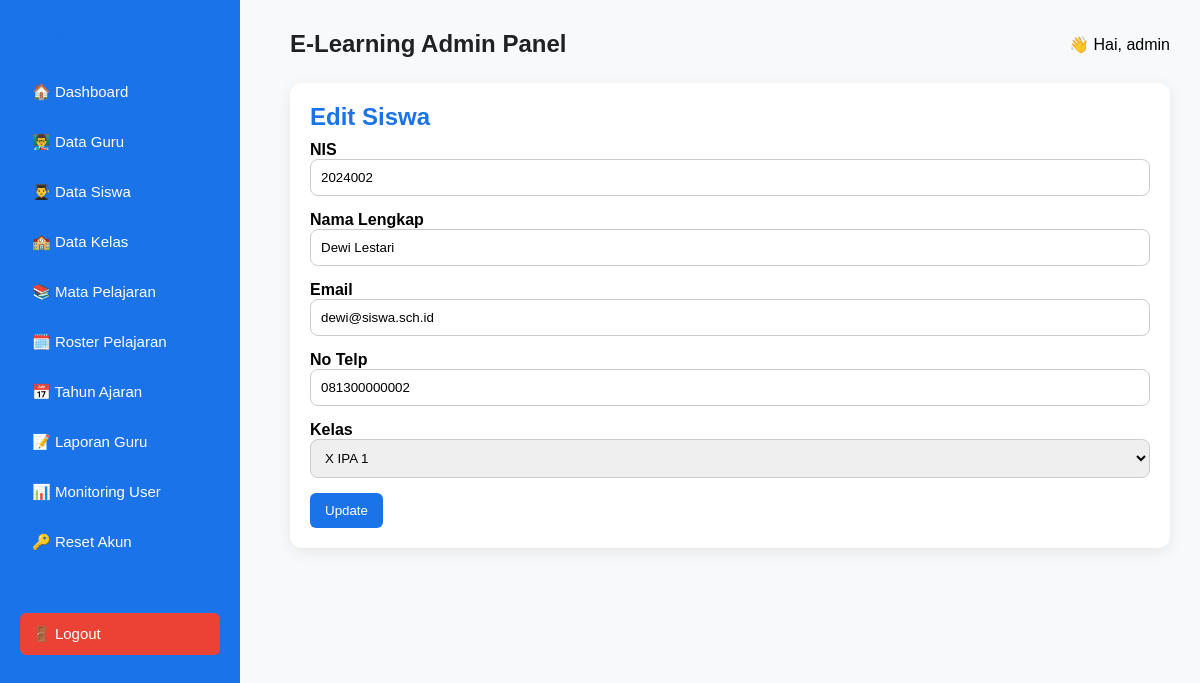
The page /views/admin/siswa_edit.php?id=2 (signed in) on the database its author committed.
### tables this page shows
CREATE TABLE `siswa` (
  `id` int(11) NOT NULL,
  `nis` varchar(20) NOT NULL,
  `nama_lengkap` varchar(100) NOT NULL,
  `email` varchar(100) DEFAULT NULL,
  `no_telp` varchar(15) DEFAULT NULL,
  `id_kelas` int(11) NOT NULL
);

### views/admin/siswa_edit.php (the view, shortened to what this page needs)
<?php
include "../../config.php";
$id = $_GET['id'];
$d = mysqli_fetch_assoc(mysqli_query($conn,
    "SELECT * FROM siswa WHERE id='$id'"
));
?>
<!DOCTYPE html>
<html>
<head>
<link rel="stylesheet" href="../../assets/css/style.css">
</head>
<body>
<?php include "sidebar.php"; ?>
<div class="content">
<?php include "header.php"; ?>
<div class="card">
    <h2>Edit Siswa</h2>
    <form action="siswa_edit_process.php" method="POST">
        <label>NIS</label>
        <input type="text" name="nis" value="<?= $d['nis']; ?>" required>
        <label>Nama Lengkap</label>
        <input type="text" name="nama" value="<?= $d['nama_lengkap']; ?>" required>
        <label>Email</label>
        <input type="email" name="email" value="<?= $d['email']; ?>">
        <label>No Telp</label>
        <input type="text" name="telp" value="<?= $d['no_telp']; ?>">
        <label>Kelas</label>
        <select name="kelas">
            <?php
            $kelas = mysqli_query($conn, "SELECT * FROM kelas ORDER BY nama_kelas ASC");
            while($k = mysqli_fetch_assoc($kelas)){
                $selected = ($k['id'] == $d['id_kelas']) ? "selected" : "";
                echo "<option value='".$k['id']."' $selected>".$k['nama_kelas']."</option>";
            }
            ?>
        </select>
        <button type="submit" class="btn">Update</button>
    </form>
</div>
</div>
</body>
</html>

### assets/css/style.css (style rules this page uses)
* { box-sizing: border-box; }
body { margin:0; padding:0; font-family:'Poppins', sans-serif; background:#F8F9FA; }
h2 { margin:0 0 10px; color:#1A73E8; }
.content { margin-left:260px; padding:30px; }
.card { background:white; padding:20px; border-radius:12px; box-shadow:0 4px 15px rgba(0,0,0,0.08); margin-bottom:20px; }
.btn { appearance: none; display:inline-block; padding:10px 15px; background:#1A73E8; color:white; text-decoration:none; font-family: inherit; border: 0; border-radius:6px; }
form input { width:100%; padding:10px; border:1px solid #ccc; margin-bottom:15px; border-radius:8px; }
form select { width:100%; padding:10px; border:1px solid #ccc; border-radius:8px; margin-bottom:15px; }
label { font-weight:600; }
form input { width:100%; padding:10px; margin-bottom:15px; border-radius:8px; border:1px solid #ccc; }

### rows shown on the page
siswa: nis "2024002", nama "Dewi Lestari", email "dewi@siswa.sch.id", telp "081300000002"

### other values the page prints
$_SESSION['username'] "admin"
form field kelas "X IPA 1"
